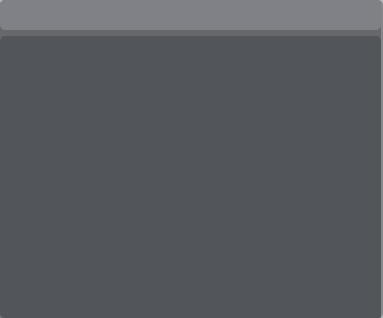
<?xml version="1.0" encoding="UTF-8"?>
<ui version="4.0">
 <class>Object_spawner</class>
 <widget class="QWidget" name="Object_spawner">
  <property name="windowModality">
   <enum>Qt::ApplicationModal</enum>
  </property>
  <property name="geometry">
   <rect>
    <x>0</x>
    <y>0</y>
    <width>383</width>
    <height>318</height>
   </rect>
  </property>
  <property name="windowTitle">
   <string>Object creation</string>
  </property>
  <property name="autoFillBackground">
   <bool>false</bool>
  </property>
  <property name="styleSheet">
   <string notr="true">background-color: rgba(46, 49, 54, 90);
border-radius: 5px;</string>
  </property>
  <property name="inputMethodHints">
   <set>Qt::ImhNone</set>
  </property>
  <widget class="QWidget" name="verticalLayoutWidget">
   <property name="geometry">
    <rect>
     <x>0</x>
     <y>0</y>
     <width>381</width>
     <height>321</height>
    </rect>
   </property>
   <layout class="QVBoxLayout" name="verticalLayout">
    <item>
     <widget class="QTextEdit" name="textEdit">
      <property name="sizePolicy">
       <sizepolicy hsizetype="Expanding" vsizetype="Minimum">
        <horstretch>0</horstretch>
        <verstretch>1</verstretch>
       </sizepolicy>
      </property>
      <property name="minimumSize">
       <size>
        <width>0</width>
        <height>17</height>
       </size>
      </property>
      <property name="maximumSize">
       <size>
        <width>16777215</width>
        <height>30</height>
       </size>
      </property>
      <property name="styleSheet">
       <string notr="true">background-color: rgb(128, 128, 135);
</string>
      </property>
      <property name="frameShape">
       <enum>QFrame::Box</enum>
      </property>
      <property name="frameShadow">
       <enum>QFrame::Raised</enum>
      </property>
      <property name="lineWidth">
       <number>1</number>
      </property>
      <property name="midLineWidth">
       <number>1</number>
      </property>
      <property name="verticalScrollBarPolicy">
       <enum>Qt::ScrollBarAlwaysOff</enum>
      </property>
      <property name="horizontalScrollBarPolicy">
       <enum>Qt::ScrollBarAlwaysOff</enum>
      </property>
      <property name="tabStopWidth">
       <number>20</number>
      </property>
      <property name="placeholderText">
       <string extracomment="Type an object name here..."/>
      </property>
     </widget>
    </item>
    <item>
     <widget class="QListWidget" name="listWidget">
      <property name="frameShape">
       <enum>QFrame::Box</enum>
      </property>
      <property name="frameShadow">
       <enum>QFrame::Sunken</enum>
      </property>
     </widget>
    </item>
   </layout>
  </widget>
 </widget>
 <resources/>
 <connections/>
</ui>
